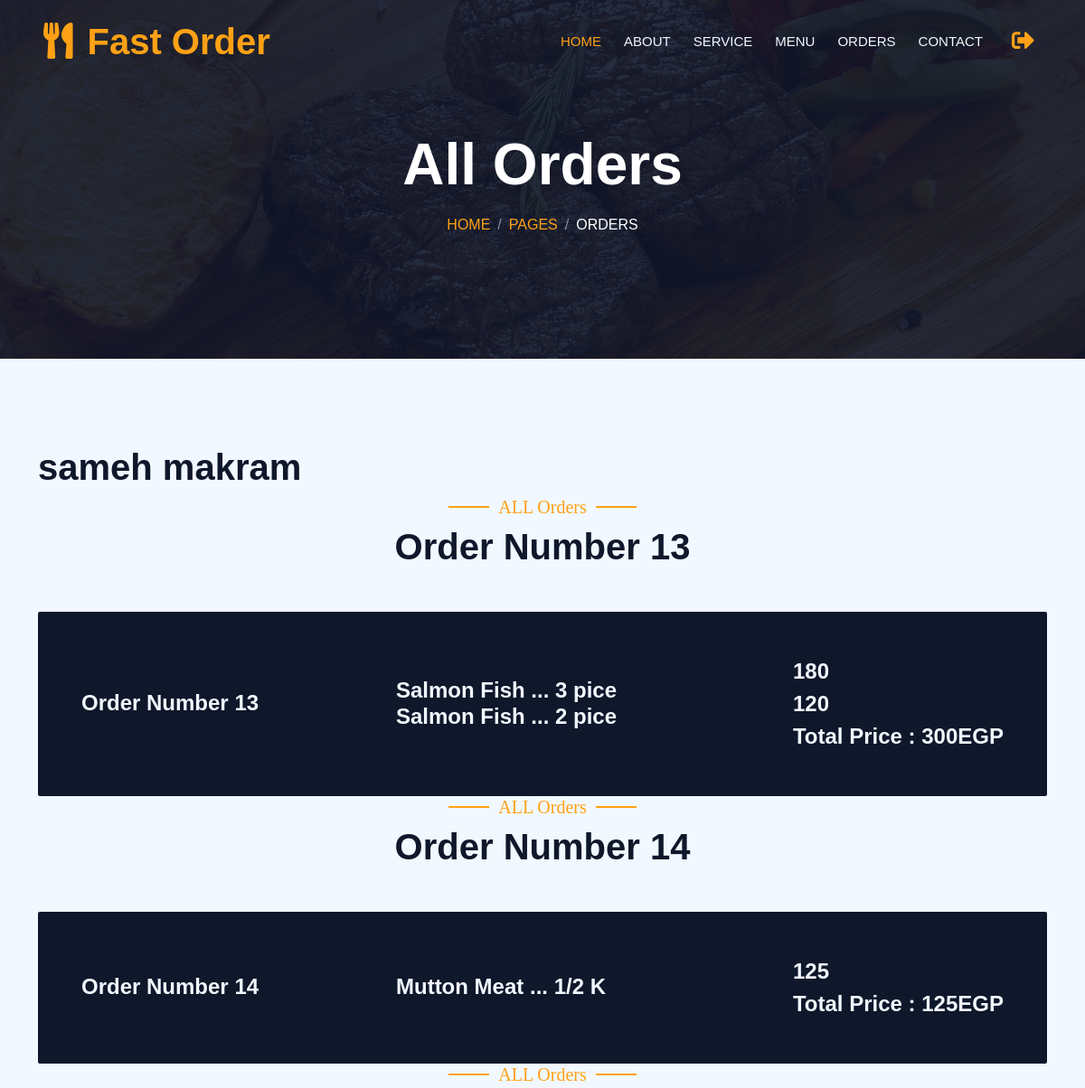
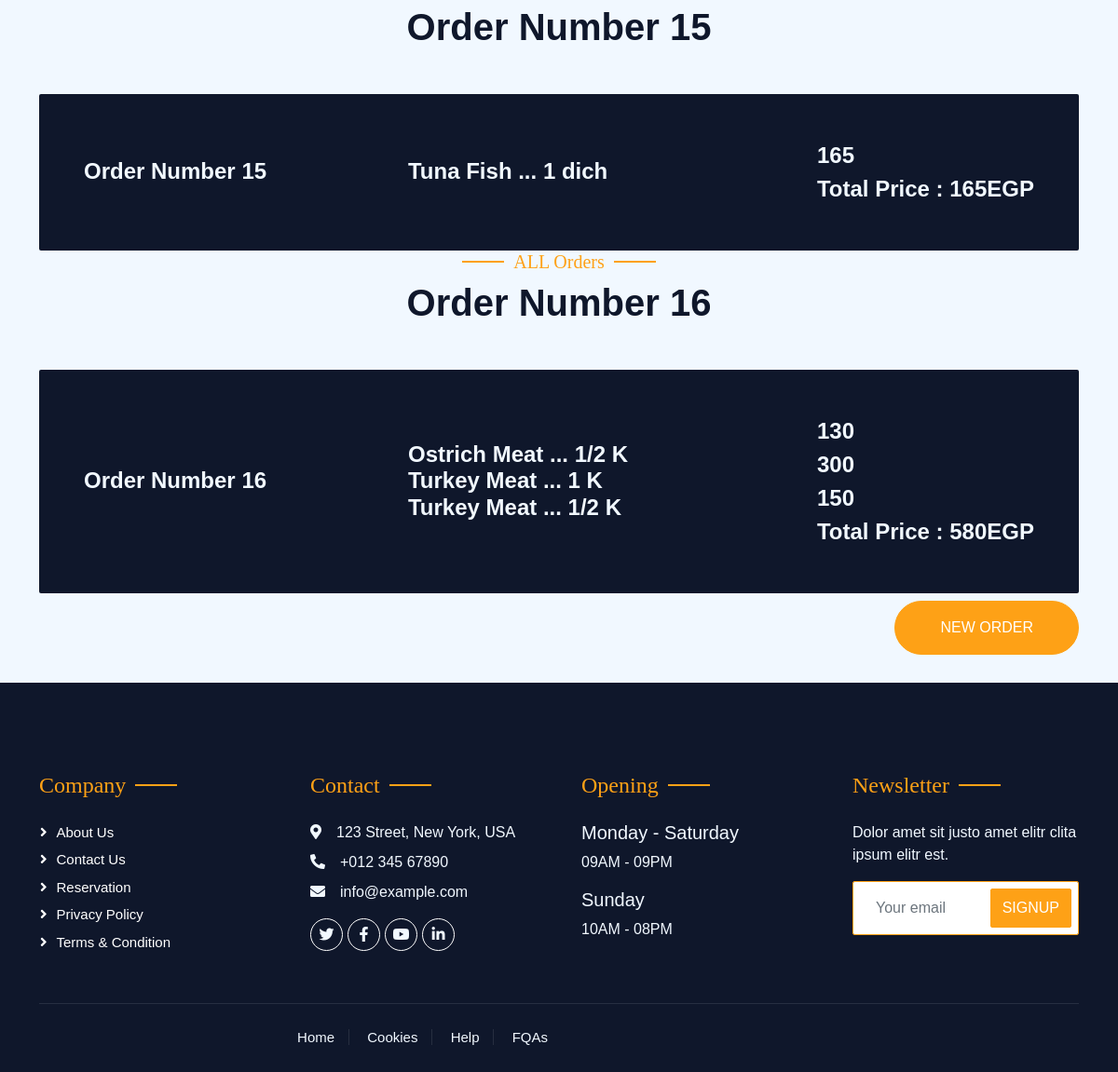
The app's page /view/User.php (signed in) with its own data (2 pictures, top to bottom).
### tables this page shows
CREATE TABLE `orders` (
  `OrderID` int(11) NOT NULL,
  `CustomerID` int(11) DEFAULT NULL,
  `TotalPrice` int(11) DEFAULT NULL
);

CREATE TABLE `item` (
  `ItemID` int(11) NOT NULL,
  `Name` varchar(225) DEFAULT NULL,
  `Size` varchar(225) DEFAULT NULL,
  `Image` varchar(500) DEFAULT NULL,
  `Price` int(11) DEFAULT NULL,
  `CategoryID` int(11) DEFAULT NULL
);

### View/user.php (the view, shortened to what this page needs)
<?php
require '../model/connect.php';
$CustomerID = $_SESSION["CUstomerID"];
$stmt = $con->prepare("SELECT * From  orders WHERE CustomerID =?");
$stmt->execute([$CustomerID]);
?>
<?php  include('LayOut/header.php');  ?>
<?php  include('LayOut/navbar.php');  ?>
            <div class="container-xxl py-5 bg-dark hero-header mb-5">
                <div class="container text-center my-5 pt-5 pb-4">
				<h1 class="display-3 text-white mb-3 animated slideInDown">All Orders</h1>
                    <nav aria-label="breadcrumb">
                        <ol class="breadcrumb justify-content-center text-uppercase">
                            <li class="breadcrumb-item"><a href="#">Home</a></li>
                            <li class="breadcrumb-item"><a href="#">Pages</a></li>
                            <li class="breadcrumb-item text-white active" aria-current="page">Orders</li>
                        </ol>
                    </nav>
                </div>
            </div>
        </div>
<div class="container-xl py-5 rounded mb-5">
<div>
				<h1><?php echo $_SESSION["UserName"] ?></h1>
				</div>
<?php foreach($stmt->fetchAll() as $row) : ?>
			<div class="container">
                <div class="text-center wow fadeInUp" data-wow-delay="0.1s">
                    <h5 class="section-title ff-secondary text-center text-primary fw-normal">ALL Orders</h5>
                    <h1 class="mb-5">Order Number <?php echo $row['OrderID'];?></h1>
                </div>
			</div>
			<div class="bg-dark text-light rounded p-5 my-6 mt-0 wow fadeInUp" data-wow-delay="0.1s">
                <div class="row g-4 align-items-center">
                    <div class="col-lg-4">
                        <h1 class="display-4 fs-4 text-light mb-0">Order Number <?php echo $row['OrderID'];?> </h1>
                    </div>
					<div class="col-lg-4">
                        <h1 class="display-4  fs-4 text-light mb-0">
						<?php
			$stmt1 = $con->prepare("SELECT * From  ordersitem WHERE OrderID =?");
			$stmt1->execute([$row['OrderID']]);
					foreach($stmt1->fetchAll() as $row1){
							$stmt2 = $con->prepare("SELECT * From  item WHERE ItemID  =?");
							$stmt2->execute([$row1['ItemID']]);
							foreach($stmt2->fetchAll() as $row2){
								echo $row2['Name'];
								echo " ... ";
								echo $row2['Size'];
							}
							echo "<br/>";
					}
			?>
						</h1>
                    </div>
                    <div class="col-lg-4 text-lg-end">
                        <div class="d-inline-flex align-items-center text-start">
                            <div class="ms-4">
                                <p class="fs-4 fw-bold mb-0">
								<?php
			$stmt1 = $con->prepare("SELECT * From  ordersitem WHERE OrderID =?");
			$stmt1->execute([$row['OrderID']]);
					foreach($stmt1->fetchAll() as $row1){
							$stmt2 = $con->prepare("SELECT * From  item WHERE ItemID  =?");
							$stmt2->execute([$row1['ItemID']]);
							foreach($stmt2->fetchAll() as $row2){
								echo $row2['Price'];
							}
							echo "<br/>";
					}
			?>
								</p>
                                <p class="fs-4 fw-bold mb-0">Total Price : <?php echo $row['TotalPrice'];?>EGP </p>
                            </div>
                        </div>
                    </div>
                </div>
            </div>
			<?php endforeach ;?>
            <a class="btn btn-primary py-3 px-5 mt-2" style="float: right;border-radius: 30px;" href="menu.php">New Order</a>
</div>
<?php  include('LayOut/footer.php');  ?>

### Content/css/style.css (style rules this page uses)
:root { --primary: #FEA116; --light: #F1F8FF; --dark: #0F172B; }
.ff-secondary { font-family: 'Pacifico', cursive; }
.btn { font-family: 'Nunito', sans-serif; font-weight: 500; text-transform: uppercase; transition: .5s; }
.btn.btn-primary, .btn.btn-secondary { color: #FFFFFF; }
.hero-header { background: linear-gradient(rgba(15, 23, 43, .9), rgba(15, 23, 43, .9)), url(../../Images/F_img/bg-hero.jpg); background-position: center center; background-repeat: no-repeat; background-size: cover; }
.breadcrumb-item + .breadcrumb-item::before { color: rgba(255, 255, 255, .5); }
.section-title { position: relative; display: inline-block; }
.section-title::before { position: absolute; content: ""; width: 45px; height: 2px; top: 50%; left: -55px; margin-top: -1px; background: var(--primary); }
.section-title::after { position: absolute; content: ""; width: 45px; height: 2px; top: 50%; right: -55px; margin-top: -1px; background: var(--primary); }

### records on screen
orders: OrderID "13", TotalPrice "300"
item: Name "Salmon Fish", Size "3 pice", Price "180"
item: Name "Salmon Fish", Size "2 pice", Price "120"
orders: OrderID "14", TotalPrice "125"
item: Name "Mutton Meat", Size "1/2 K", Price "125"
orders: OrderID "15", TotalPrice "165"
item: Name "Tuna Fish", Size "1 dich", Price "165"
orders: OrderID "16", TotalPrice "580"
item: Name "Ostrich Meat", Size "1/2 K", Price "130"
item: Name "Turkey Meat", Size "1 K", Price "300"
item: Name "Turkey Meat", Size "1/2 K", Price "150"

### other values on screen
$_SESSION["UserName"] "sameh makram"
